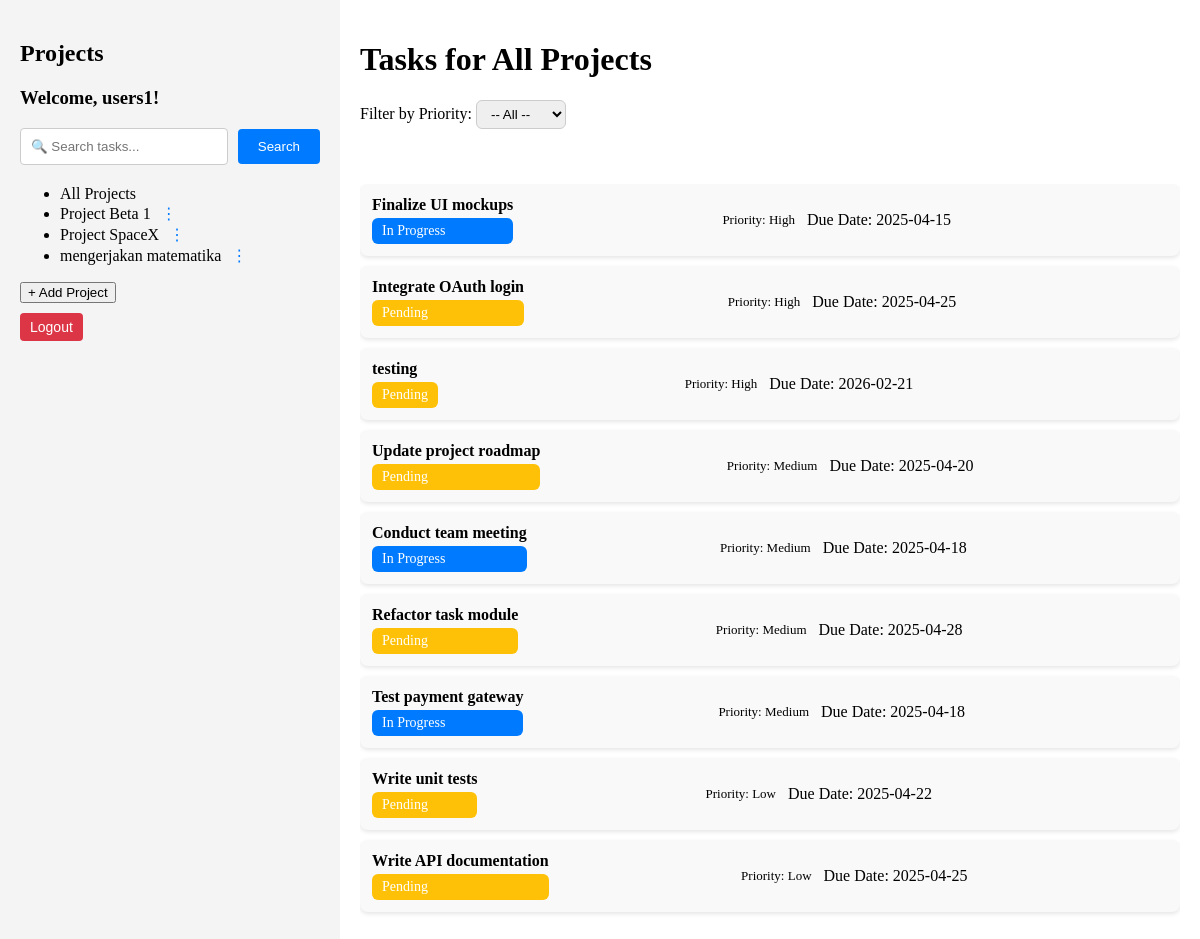
/index.php (signed in), run on the app's committed database.
### tables this page shows
CREATE TABLE `users` (
  `id` int NOT NULL,
  `name` varchar(100) NOT NULL,
  `email` varchar(100) NOT NULL,
  `password` varchar(255) NOT NULL,
  `created_at` timestamp NULL DEFAULT CURRENT_TIMESTAMP
);

CREATE TABLE `projects` (
  `id` int NOT NULL,
  `user_id` int NOT NULL,
  `name` varchar(100) NOT NULL,
  `created_at` timestamp NULL DEFAULT CURRENT_TIMESTAMP,
  `slug` varchar(255) DEFAULT NULL
);

CREATE TABLE `tasks` (
  `id` int NOT NULL,
  `project_id` int NOT NULL,
  `user_id` int NOT NULL,
  `name` varchar(255) NOT NULL,
  `is_completed` tinyint(1) DEFAULT '0',
  `created_at` timestamp NULL DEFAULT CURRENT_TIMESTAMP,
  `priority` enum('Low','Medium','High') DEFAULT NULL,
  `due_date` date DEFAULT NULL,
  `completed_at` datetime DEFAULT NULL
);

### index.php (the view, shortened to what this page needs)
<?php
require_once 'private/db.php';
$user_id = $_SESSION['user_id'];
$stmt = $conn->prepare("SELECT name FROM users WHERE id = ?");
$stmt->bind_param("i", $user_id);
$stmt->execute();
$result = $stmt->get_result();
$user = $result->fetch_assoc();
$user_id = $_SESSION['user_id'];
$stmt = $conn->prepare("SELECT * FROM projects WHERE user_id = ?");
$stmt->bind_param("i", $user_id);
$stmt->execute();
$resultProjects = $stmt->get_result();
$user_id = $_SESSION['user_id'] ?? 0;
$project_id = isset($_GET['project_id']) ? (int) $_GET['project_id'] : 0;
$sql = "SELECT tasks.* FROM tasks
        JOIN projects ON tasks.project_id = projects.id
        WHERE projects.user_id = ?";
$params = [$user_id];
$types = "i";
$sql .= " ORDER BY FIELD(tasks.priority, 'High', 'Medium', 'Low')";
$stmt = $conn->prepare($sql);
if (!empty($params)) {
    $stmt->bind_param($types, ...$params);
}
$stmt->execute();
$resultTasks = $stmt->get_result();
$projectName = "All Projects";
$nama_user = $user ? $user['name'] : 'Guest';
?>
<!DOCTYPE html>
<html lang="en">
<head>
    <link rel="stylesheet" href="style.css">
</head>
<body>
    <div class="main-wrapper">
        <aside class="sidebar">
            <h2>Projects</h2>
            <h3>Welcome,
                <?php echo htmlspecialchars($nama_user); ?>!
            </h3>
            <form method="GET" class="task-search-form" style="margin-bottom: 20px; display: flex;">
                <div class="search-wrapper" style="position: relative; flex: 1;">
                    <input type="text" name="search" placeholder="🔍 Search tasks..."
                        class="search-input"
                        value="<?= htmlspecialchars($_GET['search'] ?? '') ?>"
                        style="padding-right: 30px; width: 100%; box-sizing: border-box;">
                </div>
                <button type="submit">
                    Search
                </button>
            </form>
            <ul class="menu" id="project-list">
                <li class="menu-item">
                    <div class="project-item">
                        <span class="project-button <?= $project_id === 0 ? 'active' : '' ?>"
                            onclick="loadAllProjects()">All Projects</span>
                    </div>
                </li>
                <?php while ($project = $resultProjects->fetch_assoc()) { ?>
                    <li class="menu-item">
                        <div class="project-item">
                            <span class="project-button <?= $project_id == $project['id'] ? 'active' : '' ?>"
                                onclick="loadProjectTasks(<?= $project['id']; ?>)">
                                <?= htmlspecialchars($project['name']); ?>
                            </span>
                            <div class="menu-actions">
                                <button class="menu-toggle" onclick="toggleDropdown(<?= $project['id']; ?>)">⋮</button>
                            </div>
                        </div>
                    </li>
                <?php } ?>
            </ul>
            <button class="add-project-btn" onclick="openProjectModal()">+ Add Project</button>
            <?php if (isset($_SESSION['user_id'])) { ?>
                <form method="POST" action="logout.php">
                    <button type="submit" class="logout-btn">Logout</button>
                </form>
            <?php } ?>
        </aside>
        <main class="content">
            <h1>Tasks for
                <?= htmlspecialchars($projectName ?? "Unknown Project"); ?>
            </h1>
            <form method="GET" class="priority-filter-form">
                <label for="priority">Filter by Priority:</label>
                <select name="priority" id="priority" onchange="this.form.submit()">
                    <option value="">-- All --</option>
                </select>
            </form>
            <div class="task-list">
                    <?php if ($resultTasks && $resultTasks->num_rows > 0) { ?>
                        <?php while ($task = $resultTasks->fetch_assoc()) {
                            $status = '';
                            $statusClass = '';
                            switch ($task['is_completed']) {
                                case 0:
                                    $status = 'Pending';
                                    $statusClass = 'pending';
                                    break;
                                case 1:
                                    $status = 'In Progress';
                                    $statusClass = 'in-progress';
                                    break;
                            }
                            ?>
                            <div class="task-item">
                                <div class="task-header">
                                    <div class="task-name <?= $task['is_completed'] == 2 ? 'completed-task' : ''; ?>">
                                        <a href="index.php?project_id=<?= $task['project_id']; ?>" style="text-decoration: none; color: inherit;">
                                            <?= htmlspecialchars($task['name']); ?>
                                        </a>
                                    </div>
                                    <div class="task-status <?= $statusClass; ?>">
                                        <?= htmlspecialchars($status); ?>
                                    </div>
                                </div>
                                <div class="task-meta">
                                    <span class="task-priority">Priority: <?= htmlspecialchars($task['priority']); ?></span>
                                    <span class="task-due-date">
                                        <?= $task['is_completed'] == 2 ? 'Completed On:' : 'Due Date:' ?>
                                        <?= htmlspecialchars(
                                            $task['is_completed'] == 2
                                            ? ($task['completed_at'] ? date('Y-m-d', strtotime($task['completed_at'])) : 'Unknown')
                                            : ($task['due_date'] ? date('Y-m-d', strtotime($task['due_date'])) : 'Not Set')
                                        ); ?>
                                    </span>
                                </div>
                            </div>
                        <?php } ?>
                    <?php } else { ?>
                        <p>No tasks available</p>
                    <?php } ?>
                </div>
        </main>
    </div>
</body>
</html>

### index.php (style rules this page uses)
html, body { height: 100%; min-height: 100vh; margin: 0; }
body { display: flex; flex-direction: column; margin: 0; }
.main-wrapper { flex: 1; display: flex; min-height: 100vh; }
.content { flex: 1; display: flex; flex-direction: column; padding: 20px; overflow: hidden; }
.task-list { flex: 1; overflow-y: auto; margin-top: 20px; }
.sidebar { width: 300px; background-color: #f4f4f4; padding: 20px; }
.priority-filter-form { margin-bottom: 20px; }
.priority-filter-form select { padding: 5px 10px; border-radius: 6px; border: 1px solid #ccc; }
.logout-btn { width: 100%; padding: 12px; background-color: #dc3545; color: white; border: none; border-radius: 6px; font-size: 16px; cursor: pointer; transition: background-color 0.3s ease; margin-top: 20px; }
.task-item { display: flex; justify-content: space-between; padding: 12px; margin-bottom: 10px; border-radius: 8px; background-color: #f9f9f9; box-shadow: 0 2px 4px rgba(0, 0, 0, 0.1); align-items: center; }
.task-meta { display: flex; align-items: center; gap: 8px; }
.task-priority { font-size: 13px; font-weight: 500; margin-right: 4px; margin-left: -8px; }
.task-item .task-name { font-size: 16px; font-weight: bold; }
.task-item .task-status { font-size: 14px; padding: 5px 10px; border-radius: 6px; color: white; margin-top: 4px; }
.task-item .task-status.pending { background-color: #ffc107; }
.task-item .task-status.in-progress { background-color: #007bff; }
.logout-btn { width: auto; padding: 6px 10px; background-color: #dc3545; color: white; border: none; border-radius: 4px; font-size: 14px; cursor: pointer; transition: background-color 0.3s ease; margin-top: 10px; }
.menu-actions { position: relative; display: inline-block; }
.menu-toggle { background: none; border: none; font-size: 16px; cursor: pointer; color: #007bff; }
.task-search-form { display: flex; align-items: center; gap: 10px; }
.task-search-form input[type="text"] { flex: 1; padding: 10px; border-radius: 4px; border: 1px solid #ccc; box-sizing: border-box; }
.task-search-form button { padding: 10px 20px; background-color: #007bff; color: white; border: none; border-radius: 4px; cursor: pointer; }

### data on the page
users: name "users1"
projects: name "Project Beta 1"
projects: name "Project SpaceX"
projects: name "mengerjakan matematika"
tasks: name "Finalize UI mockups", is_completed "In Progress", priority "High", shows "Due Date:", due_date "2025-04-15"
tasks: name "Integrate OAuth login", is_completed "Pending", priority "High", shows "Due Date:", due_date "2025-04-25"
tasks: name "testing", is_completed "Pending", priority "High", shows "Due Date:", due_date "2026-02-21"
tasks: name "Update project roadmap", is_completed "Pending", priority "Medium", shows "Due Date:", due_date "2025-04-20"
tasks: name "Conduct team meeting", is_completed "In Progress", priority "Medium", shows "Due Date:", due_date "2025-04-18"
tasks: name "Refactor task module", is_completed "Pending", priority "Medium", shows "Due Date:", due_date "2025-04-28"
tasks: name "Test payment gateway", is_completed "In Progress", priority "Medium", shows "Due Date:", due_date "2025-04-18"
tasks: name "Write unit tests", is_completed "Pending", priority "Low", shows "Due Date:", due_date "2025-04-22"
tasks: name "Write API documentation", is_completed "Pending", priority "Low", shows "Due Date:", due_date "2025-04-25"

### other printed values
$projectName "All Projects"
